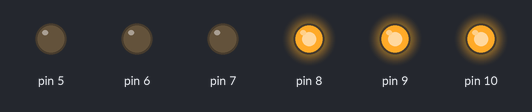
Recording of a sketch running on a simulated Arduino Uno, built with avr-gcc and run on an emulated ATmega328P. On the bench: output pins drawn as LEDs (lit = HIGH).

Above: at 0.2 s.
At 1.7 s:
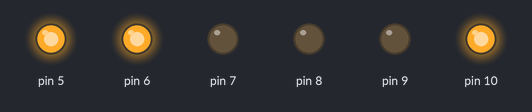
At 2.7 s:
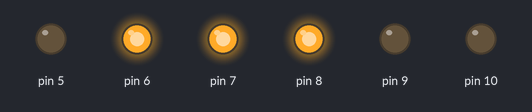
At 3.7 s:
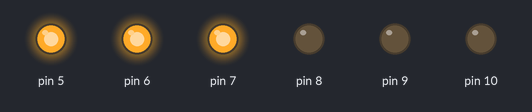
At 6.2 s:
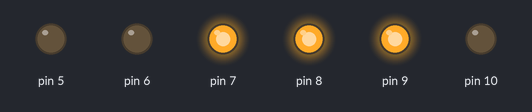
At 8.7 s:
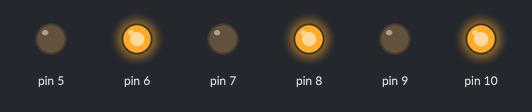
Timing chart, 0 to 9.2 s (numbered marks = the images above):
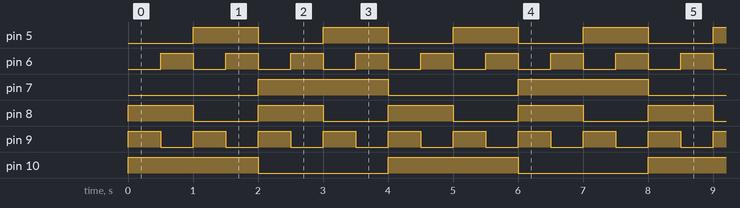

The sketch:

code.ino
```cpp
void bridge(int enable, int first, int second, int code) {
  digitalWrite(enable, LOW);
  digitalWrite(first, code & 2 ? HIGH : LOW);
  digitalWrite(second, code & 1 ? HIGH : LOW);
  digitalWrite(enable, code & 4 ? HIGH : LOW);
}
void setup() {
  for (int pin = 5; pin <= 10; pin++) pinMode(pin, OUTPUT);
}
void loop() {
  const unsigned long time = millis();
  const int code = time / 500 % 8;
  static int previous = -1;
  if (code != previous) {
    bridge(7, 5, 6, code);
    bridge(10, 8, 9, 7 - code);
    previous = code;
  }
}
```

Measured:
- by itself, pin 5, pin 8: alternates HIGH for 1.0 s and LOW for 1.0 s
- by itself, pin 6, pin 9: alternates HIGH for 0.50 s and LOW for 0.50 s
- by itself, pin 7, pin 10: alternates HIGH for 2.0 s and LOW for 2.0 s
